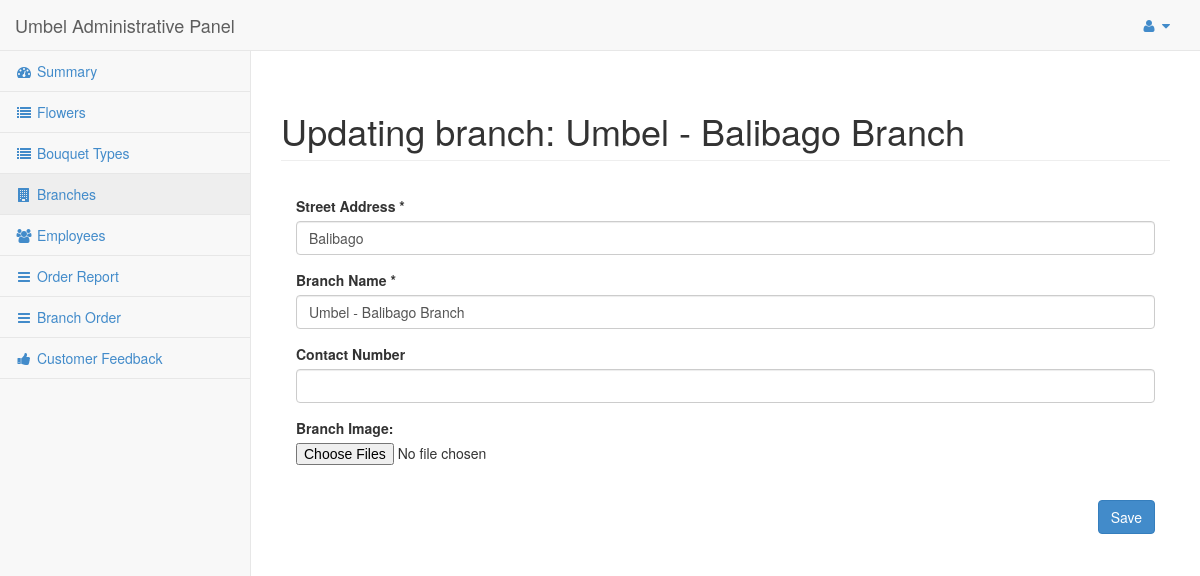
Page /admin/editBranch.php?id=B44104 (signed in) on the committed database.
### tables this page shows
CREATE TABLE `branch` (
  `b_ID` varchar(10) NOT NULL,
  `b_name` varchar(40) NOT NULL,
  `b_stradd` varchar(250) NOT NULL,
  `b_city` varchar(100) NOT NULL,
  `b_province` varchar(100) NOT NULL,
  `b_zip` varchar(20) NOT NULL,
  `b_contact` varchar(30) NOT NULL,
  `b_img` longblob,
  `b_lat` float NOT NULL,
  `b_long` float NOT NULL,
  `b_status` varchar(40) DEFAULT NULL
);

### admin/editBranch.php (the view, shortened to what this page needs)
<?php
include('../functions/connect.php');
if(isset($_SESSION['user']) && $_SESSION['type'] == 'Administrator')
{
?>
<!DOCTYPE html>
<html lang="en">
<head>
    <link href="css/bootstrap.min.css" rel="stylesheet">
    <link href="css/plugins/metisMenu/metisMenu.min.css" rel="stylesheet">
    <link href="css/plugins/dataTables.bootstrap.css" rel="stylesheet">
    <link href="css/sb-admin-2.css" rel="stylesheet">
    <link href="font-awesome-4.1.0/css/font-awesome.min.css" rel="stylesheet" type="text/css">
</head>
<body>
    <div id="wrapper">
        <nav class="navbar navbar-default navbar-static-top" role="navigation" style="margin-bottom: 0">
            <div class="navbar-header">
                <div class="navbar-brand" href="#">Umbel Administrative Panel</div>
            </div>
		<ul class="nav navbar-top-links navbar-right">
                <li class="dropdown">
                    <a class="dropdown-toggle" data-toggle="dropdown" href="#">
                        <i class="fa fa-user fa-fw"></i>  <i class="fa fa-caret-down"></i>
                    </a>
                </li>
            </ul>
            <div class="navbar-default sidebar" role="navigation">
                <div class="sidebar-nav navbar-collapse">
                    <ul class="nav" id="side-menu">
                        <li>
                            <a href="index.php"><i class="fa fa-dashboard fa-fw"></i> Summary</a>
                        </li>
                        <li>
                            <a href="products.php"><i class="fa fa-list fa-fw"></i> Flowers</a>
                        </li>
                        <li>
                            <a href="bouquets.php"><i class="fa fa-list fa-fw"></i> Bouquet Types</a>
                        </li>
                        <li>
                            <a class="active" href="branches.php"><i class="fa fa-building fa-fw"></i> Branches</a>
                        </li>
                        <li>
                            <a href="employees.php"><i class="fa fa-group fa-fw"></i> Employees</a>
                        </li>
                        <li>
                            <a href="order_report.php"><i class="fa fa-reorder fa-fw"></i> Order Report</a>
                        </li>
                        <li>
                            <a href="branch_order.php"><i class="fa fa-reorder fa-fw"></i> Branch Order</a>
                        </li>
                        <li>
                            <a href="feedback.php"><i class="fa fa-thumbs-up fa-fw"></i> Customer Feedback</a>
                        </li>
                    </ul>
                </div>
            </div>
        </nav>
        <div id="page-wrapper">
            <div class="row">
                <div class="col-lg-12">
        <?php
        $id=$_GET['id'];
        $sql1="SELECT * FROM branch WHERE b_ID='$id'";
        $result1=mysqli_query($con, $sql1);
        $row1=mysqli_fetch_assoc($result1);
        ?>
        <br>
                    <h1 class="page-header">Updating branch: <?php echo $row1['b_name'];?></h1>
                </div>
            </div>
			<div class="row">
                <div class="col-lg-12">
                        <div class="panel-body">
                                            <form method = "POST" action = "../functions/pro_editBranch.php?id=<?php echo $id;?>" enctype="multipart/form-data">
													<div class="form-group">
                                                    <label>Street Address *</label>
                                                    <input class="form-control" name='strAdd' value='<?php echo $row1['b_stradd'];?>'>
                                                    </div>
													<div class="form-group">
                                                    <label>Branch Name *</label>
                                                    <input class="form-control" name='brnName' value='<?php echo $row1['b_name'];?>'>
                                                    </div>
                                                    <div class="form-group">
                                                    <label>Contact Number</label>
                                                    <input type="number" name="brnContact" onkeypress="return isNumberKey(event)" class= "form-control"/>
                                                    </div>
													<div class="form-group">
                                                    <label>Branch Image:</label>
                                                    <input name="image" type="file" multiple accept='image/*'>
                                                    </div>
													<br />
                                                    <button type="submit" class="btn btn-primary pull-right">Save</button>
                                                </form>
                        </div>
                </div>
            </div>
      </div>
   </div>
</body>
</html>
<?php
}
else{
	header ("location:../index.php?restricted=true");
}

### admin/css/sb-admin-2.css (style rules this page uses)
body { background-color: #f8f8f8; }
#wrapper { width: 100%; }
#page-wrapper { padding: 0 15px; min-height: 568px; background-color: #fff; }
@media (min-width:768px) { #page-wrapper { position: inherit; margin: 0 0 0 250px; padding: 0 30px; border-left: 1px solid #e7e7e7; } }
.navbar-top-links li { display: inline-block; }
.navbar-top-links li:last-child { margin-right: 15px; }
.navbar-top-links li a { padding: 15px; min-height: 50px; }
.sidebar .sidebar-nav.navbar-collapse { padding-right: 0; padding-left: 0; }
.sidebar ul li { border-bottom: 1px solid #e7e7e7; }
.sidebar ul li a.active { background-color: #eee; }
@media (min-width:768px) { .sidebar { z-index: 1; position: absolute; width: 250px; margin-top: 51px; } }

### rows in the picture
branch: b_name "Umbel - Balibago Branch", strAdd "Balibago", brnName "Umbel - Balibago Branch"
